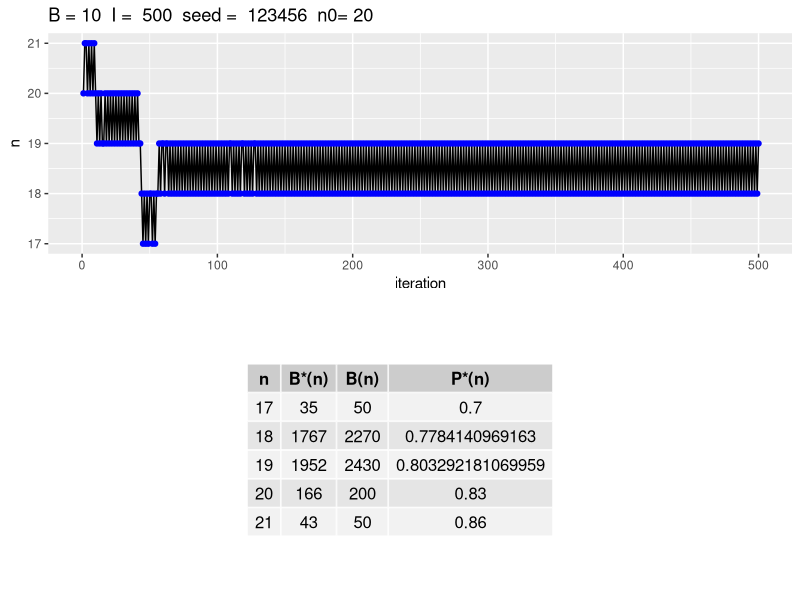

Generate this figure with R:
library("ggplot2")
library("grid")
library("gridExtra")

# primero ponemos los valores para correr las funciones
s <- 123456
set.seed(s)
iter <- 500
B <- 10
n0 <- 20

# creamos la funcion que genera una matriz de contingencia dado un tamagno de muestra
m.contingencia <- function(n,p1=0.1,p2=0.5){
  # para crear la matriz sacamos el numero de exitos t fracasos que se tienen con dos binomiales
  b1 <- rbinom(1,n,p1)
  b2 <- rbinom(1,n,p2)
  exitos <- c(b1,b2)
  rechazos <- c(n-b1,n-b2)
  datos <- c(exitos,rechazos)
  
  return(matrix(data=datos,nrow=2,ncol=2))
}

# el siguiente metodo simula y rechaza un muestra de dos binomiales independientes 
# dada una n usando la prueba exacta de fisher
sim.rechazo <- function(n){
  # primero obtenemos la matriz de contingencia
  cont <- m.contingencia(n)
  or <- 1.25
  # ahora calculamos la prueba exacta de fisher para esta matriz utilizando el ratio entre 0.1 y 0.5 e indicando que sabemos que
  # la p1 < p2
  fish <- fisher.test(x=cont, or=or)
  
  # .-
  if(fish$p.value<0.05){
    return(TRUE)
  }
  else{
    return(FALSE)
  }
}

# el siguiente paso que haremos es hacer una funcion que nos diga el ratio de aceptacion que sera nuestra aproximacion 
# para el error de tipo dos
sim.beta <- function(B,n){
  cont <- 0
  for(i in 1:B){
    if(sim.rechazo(n)){
      cont <- cont + 1
    }
  }
  return(cont)
}

# finalmente creamos la funcion que obtiene el tamagno de la muestra dada una estimacion n0 inicial,un numero de iteraciones I,
# un numero de muestras por iteracion B, una beta objetivo y la delta para n a cada paso
quick.size <- function(n0,I,B,b,m){
  n <- n0
  N <- NULL
  n.aux <- NULL
  betas <- NULL
  llaves <- list()
  rechazos <- list()
  N <- list()
  # vamos a contar cuantos elementos se tienen
  num.elems <- 0
  
  # vamos a iterar el numero de veces propuesto
  for(i in 1:I){
    # metemos la n al arreglo
    n.aux[i] <- n
    
    # obtenemos  el numero de rechazos
    #rech <- test1(n,B)
    rech <- sim.beta(B,n)
    
    # revisamos si ya habiamos tenido esta n antes
    val <- match(n,llaves)
    if(is.na(val)){
      num.elems <- num.elems + 1
      
      # si no la habiamos tenido antes, la agregamos a las llaves y ponemos el valor correspondiente en las otras listas
      llaves[num.elems] <- n
      rechazos[num.elems] <- rech
      N[num.elems] <- B
      beta.aprox <- rech/B
    }
    else{
      # si ya lo teniamos, sumamos los valores correspondientes a el arreglo
      rechazos[val] <- as.numeric(rechazos[val][1]) + rech
      N[val] <- as.numeric(N[val]) + B
      
      # con estos nuevos valores calculamos la aproximacion para beta
      beta.aprox <- as.numeric(rechazos[val])/as.numeric(N[val])
    }
    betas[i] <- beta.aprox
    # ahora aumentamos, disminuimos o dejamos igual a n dependiendo del cociente obtenido con respecto al numero de rechazos
    if(beta.aprox < 1-b){
      n <- n + m
    }
    else{
      if(beta.aprox > 1-b){
        n <- n - m
      }
    }
  }
  return(list(n.aux,llaves,rechazos,N,betas))
}

# obtenemos el resultado deseado con las probabilidades preestablecidad
resp <- quick.size(n0,iter,B,0.2,1)

# generamos la grafica con los resultados para ver la convergencia
rew <- data.frame(matrix(c(unlist(resp[1]),1:iter),ncol=2))
colnames(rew) <- c("n","iteration")
grafica <- ggplot(data=rew, aes(iteration,n)) + geom_line() + geom_point(color="blue") + xlim(0, iter) + ggtitle(paste("B =",B," I = ", iter, " seed = ", s, " n0=", n0))

# ordenamos los resultados para mostrarlos como queremos
m <- matrix(c(unlist(resp[2]),unlist(resp[3]),unlist(resp[4]),as.numeric(unlist(resp[3]))/as.numeric(unlist(resp[4]))),ncol = 4)
m <- m[order(m[,1]),]
colnames(m) <- c("n","B*(n)", "B(n)", "P*(n)")

# imprimimos la grafica y la tabla juntos
grid.arrange(grafica,tableGrob(m))

